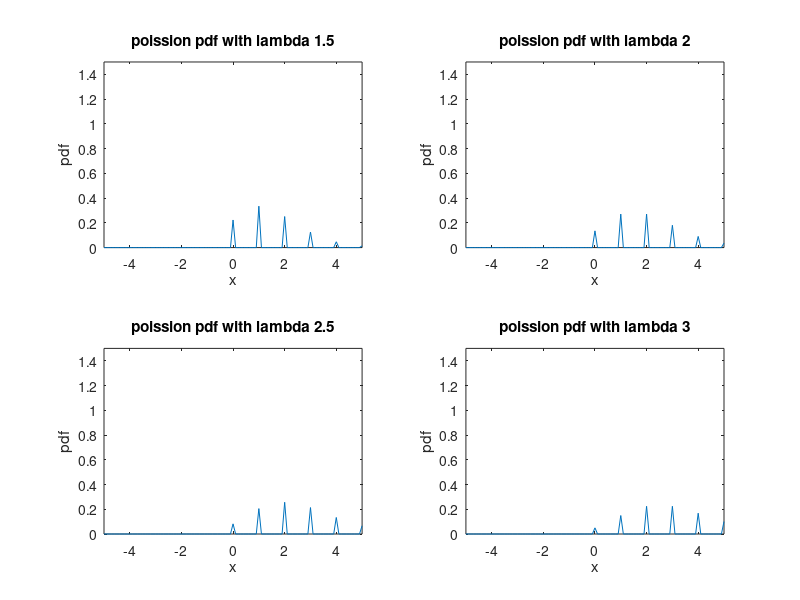

This chart was generated by the following MATLAB code:
clc;
pkg load statistics;
x=-5:0.1:5;
y=poisspdf(x,1.5);
subplot(2,2,1)
plot(x,y)
axis([-5 5 0 1.5])
xlabel('x')
ylabel('pdf')
title('poission pdf with lambda 1.5')

x=-5:0.1:5;
y=poisspdf(x,2);
subplot(2,2,2)
plot(x,y)
axis([-5 5 0 1.5])
xlabel('x')
ylabel('pdf')
title('poission pdf with lambda 2')

x=-5:0.1:5;
y=poisspdf(x,2.5);
subplot(2,2,3)
plot(x,y)
axis([-5 5 0 1.5])
xlabel('x')
ylabel('pdf')
title('poission pdf with lambda 2.5')

x=-5:0.1:5;
y=poisspdf(x,3);
subplot(2,2,4)
plot(x,y)
axis([-5 5 0 1.5])
xlabel('x')
ylabel('pdf')
title('poission pdf with lambda 3')
